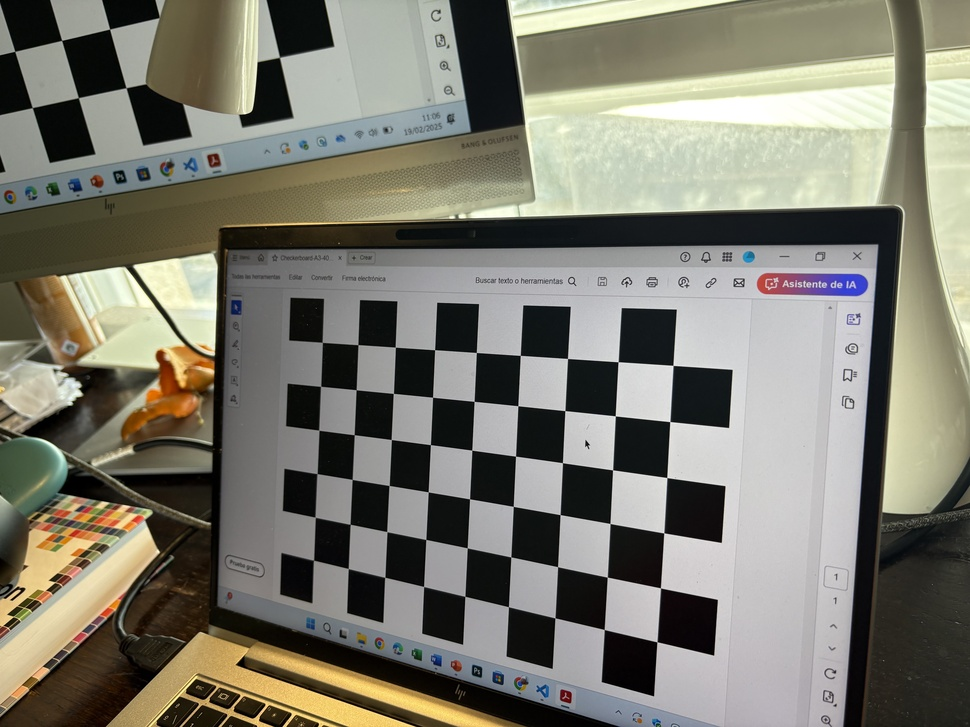
#> input picture S05/HandsOn/chess1.jpeg, 970 x 727 px, shrunk from 5712 x 4284 before the run; its folder holds only this picture in this run
$ python calibracion.py
#> lines starting #> are read from the running program, lines starting #| are printed output that depends on the picture; after the words box and inside, x2 and y2 are one past the last pixel; in counts of white or black regions, pixels touching at a corner belong together; long printed decimals are rounded
import numpy as np
import cv2
import glob


def calibrar_camara(ruta_imagenes, patron_size=(9, 6)):
    """
    Función para calibrar una cámara usando imágenes de un tablero de ajedrez

    Parámetros:
    ruta_imagenes: String con la ruta a las imágenes (ej: './calibracion/*.jpeg')
    patron_size: Tupla con el número de esquinas internas del tablero (ancho, alto)

    Retorna:
    ret: Bool indicando si la calibración fue exitosa
    mtx: Matriz de la cámara
    dist: Coeficientes de distorsión
    rvecs: Vectores de rotación
    tvecs: Vectores de traslación
    """
#> called with ruta_imagenes = '*.jpeg', patron_size = (9, 6)

    # Preparar puntos objeto 3D
    objp = np.zeros((patron_size[0] * patron_size[1], 3), np.float32)
    objp[:, :2] = np.mgrid[0:patron_size[0], 0:patron_size[1]].T.reshape(-1, 2)

    # Arrays para almacenar puntos objeto y puntos imagen
    objpoints = []  # Puntos 3D en espacio real
    imgpoints = []  # Puntos 2D en el plano de la imagen

    # Obtener lista de imágenes
    imagenes = glob.glob(ruta_imagenes)

    for fname in imagenes:
        # Leer imagen
        img = cv2.imread(fname)
#> img is the input picture: shape (727, 970, 3); mean B, G, R 111.7, 123.4, 125.1
        gray = cv2.cvtColor(img, cv2.COLOR_BGR2GRAY)
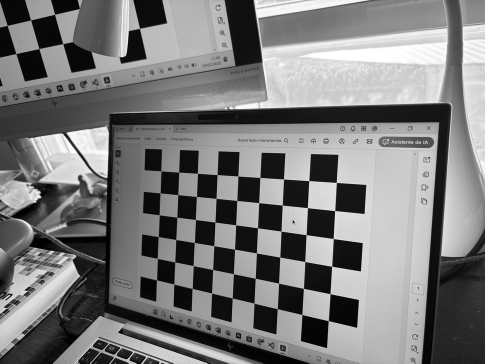
#> gray: shape (727, 970) (shown at 1/2 size); min 0, max 255, mean 122.5

        # Encontrar esquinas del tablero
        ret, corners = cv2.findChessboardCorners(gray, patron_size, None)
#> ret = True; corners = 54 rows, first 8: [322.3, 342.4], [357.9, 344.6], [395.3, 347.2], [434.6, 349.7], [476.4, 352.5], [520.3, 355.4], [567.5, 358.5], [618.1, 361.7]

        if ret:
            # Refinar las esquinas encontradas
            criteria = (cv2.TERM_CRITERIA_EPS +
                        cv2.TERM_CRITERIA_MAX_ITER, 30, 0.001)
            corners2 = cv2.cornerSubPix(
                gray, corners, (11, 11), (-1, -1), criteria)
#> corners2 = 54 rows, first 8: [322.3, 342.3], [357.9, 344.6], [395.3, 347.1], [434.6, 349.7], [476.3, 352.5], [520.3, 355.4], [567.5, 358.5], [618.1, 361.7]

            # Agregar puntos
            objpoints.append(objp)
            imgpoints.append(corners2)

            # Dibujar y mostrar las esquinas
            cv2.drawChessboardCorners(img, patron_size, corners2, ret)
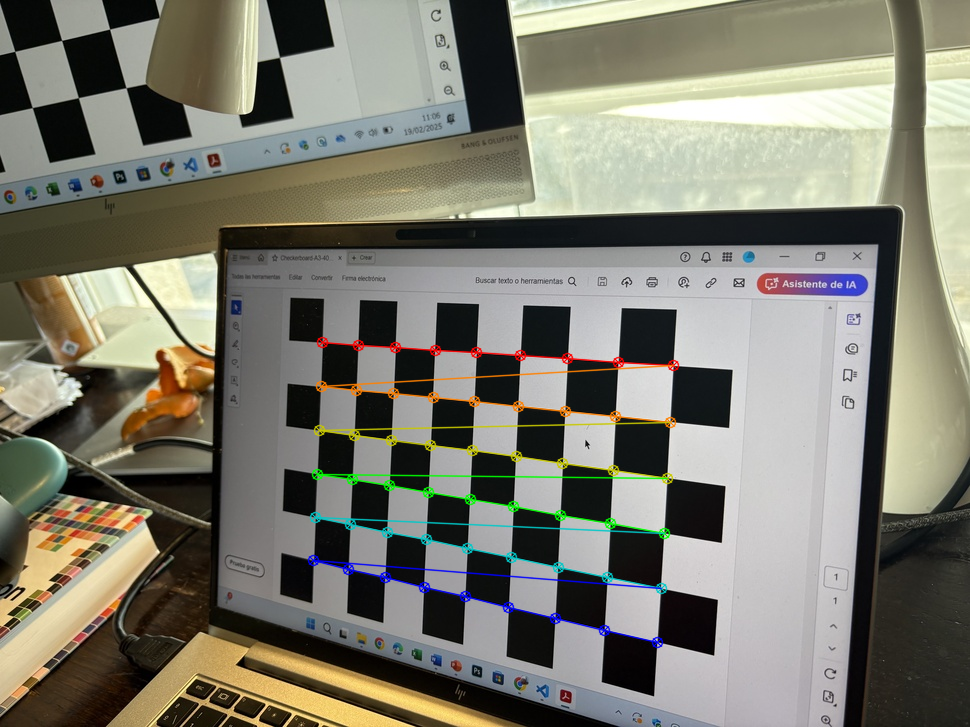
#> img: shape (727, 970, 3); 2.23% of pixels changed, all inside (x1, y1, x2, y2) = (307, 336, 680, 649)
            cv2.imshow('Esquinas detectadas', img)
            cv2.waitKey(500)

    cv2.destroyAllWindows()

    # Calibrar cámara
    ret, mtx, dist, rvecs, tvecs = cv2.calibrateCamera(
        objpoints, imgpoints, gray.shape[::-1], None, None
    )
#> ret = 0.204; mtx = [[2296.4, 0, 482.6], [0, 1364.8, 387.2], [0, 0, 1]]; dist = [[1.62, -58.06, -0.00968, -0.00214, 637.1]]; rvecs = ([0.055, 1.02, 0.0637],); tvecs = ([-2.16, -1.02, 31.22],)

    return ret, mtx, dist, rvecs, tvecs


# Ejemplo de uso
if __name__ == "__main__":
    # Ruta a las imágenes de calibración
    ruta_imagenes = '*.jpeg'
    # Calibrar cámara
    ret, mtx, dist, rvecs, tvecs = calibrar_camara(ruta_imagenes)
#> ret = 0.204; dist = [[1.62, -58.06, -0.00968, -0.00214, 637.1]]; rvecs = ([0.055, 1.02, 0.0637],); tvecs = ([-2.16, -1.02, 31.22],)

    if ret:
        print("Calibración exitosa!")
        print("\nMatriz de la cámara:")
        print(mtx)
#| [[2.29635267e+03 0.00000000e+00 4.82559538e+02]
#|  [0.00000000e+00 1.36476988e+03 3.87209178e+02]
#|  [0.00000000e+00 0.00000000e+00 1.00000000e+00]]
        print("\nCoeficientes de distorsión:")
        print(dist)
#| [[ 1.62010146e+00 -5.80559151e+01 -9.67750942e-03 -2.14007226e-03
#|    6.37122313e+02]]
    else:
        print("La calibración falló")

# Para usar los parámetros de calibración en una imagen:


# [5 lines left out: function undistort_imagen, not called in this run]

$ run again, on S05/HandsOn/chess5.jpeg
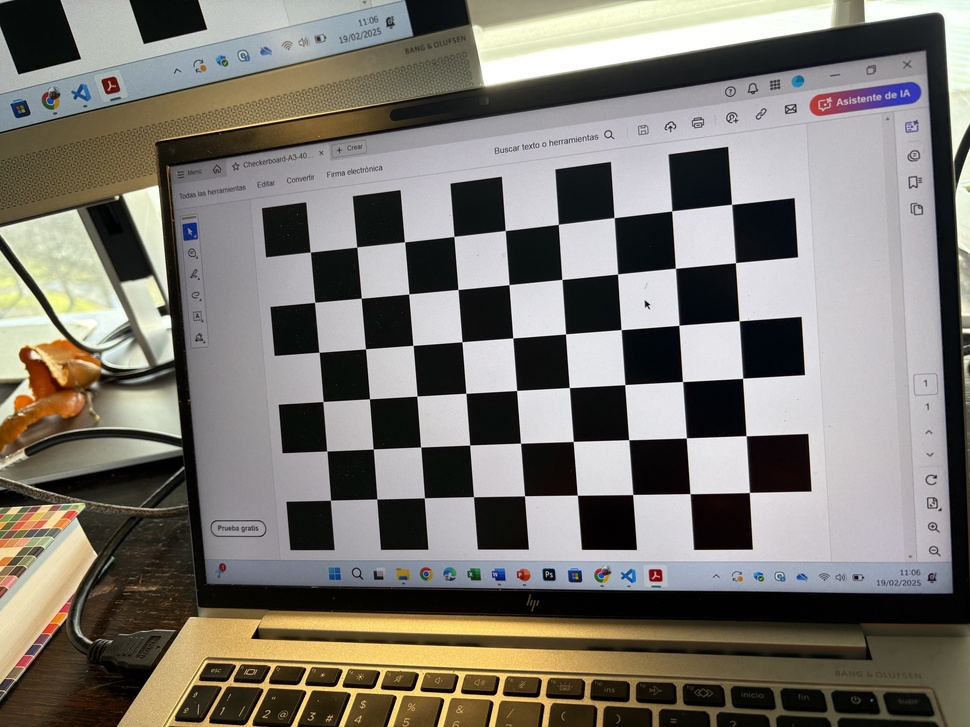
#> input picture S05/HandsOn/chess5.jpeg, 970 x 727 px, shrunk from 5712 x 4284 before the run
#> in calibrar_camara, img is the input picture: shape (727, 970, 3); mean B, G, R 112.1, 119.8, 124.1
#> in calibrar_camara, `gray = cv2.cvtColor(img, cv2.COLOR_BGR2GRAY)`:
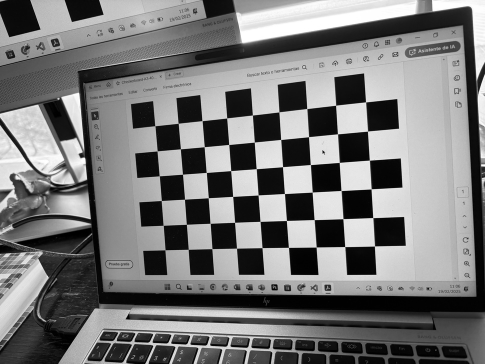
#> gray: shape (727, 970) (shown at 1/2 size); min 0, max 255, mean 120.2
#> in calibrar_camara, `ret, corners = cv2.findChessboardCorners(gray, patron_size, None)`: ret = True; corners = 54 rows, first 8: [310.3, 252.1], [356.7, 247.1], [404.5, 241.9], [453.9, 236.4], [505.2, 230.5], [558.3, 224.4], [614, 217.6], [671.6, 211]
#> corners2 = 54 rows, first 8: [310.3, 252], [356.8, 247], [404.5, 241.8], [453.9, 236.4], [505.3, 230.5], [558.4, 224.3], [614.1, 217.6], [671.7, 210.9]
#> in calibrar_camara, `cv2.drawChessboardCorners(img, patron_size, corners2, ret)`:
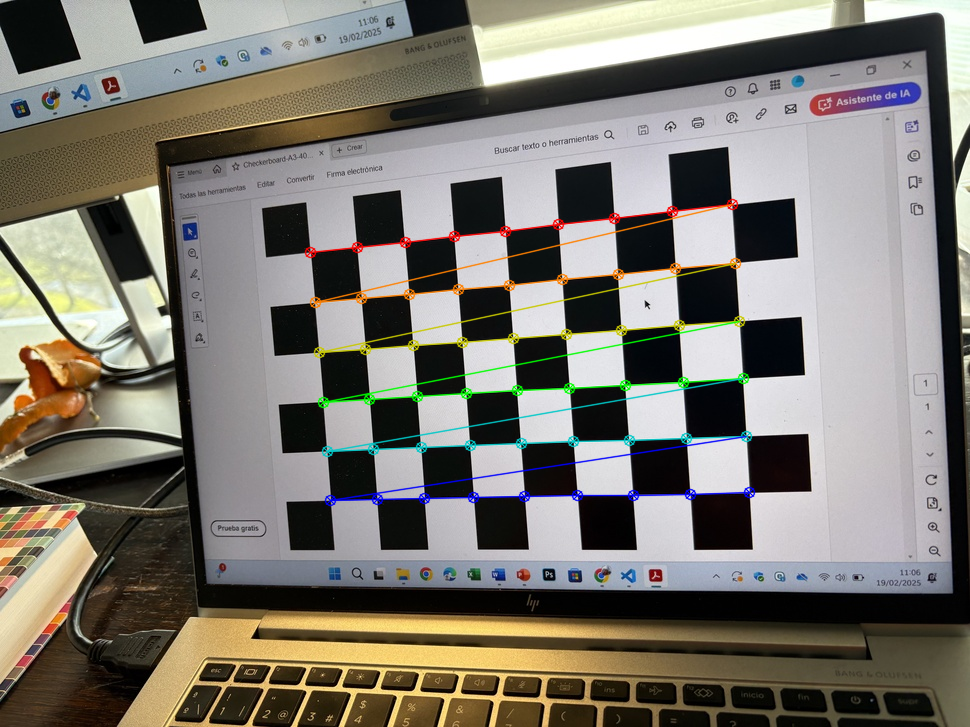
#> img: shape (727, 970, 3); 2.57% of pixels changed, all inside (x1, y1, x2, y2) = (304, 198, 756, 507)
#> in calibrar_camara, `ret, mtx, dist, rvecs, tvecs = cv2.calibrateCamera( objpoints, imgpoin..`: ret = 0.122; mtx = [[755.8, 0, 473.8], [0, 755.8, 371.1], [0, 0, 1]]; dist = [[0.288, -1.75, 0.000765, -0.00175, 3.06]]; rvecs = ([0.0483, 0.267, -0.0687],); tvecs = ([-3.26, -2.38, 15.27],)
#> `ret, mtx, dist, rvecs, tvecs = calibrar_camara(ruta_imagenes)`: ret = 0.122; mtx = [[755.8, 0, 473.8], [0, 755.8, 371.1], [0, 0, 1]]; dist = [[0.288, -1.75, 0.000765, -0.00175, 3.06]]; rvecs = ([0.0483, 0.267, -0.0687],); tvecs = ([-3.26, -2.38, 15.27],)
#| [[755.825   0.         473.808]
#|  [  0.         755.790 371.144]
#|  [  0.           0.           1.        ]]
#| [[ 2.87676776e-01 -1.74913690e+00  7.65046504e-04 -1.75194383e-03
#|    3.05550572e+00]]

$ run again, on S05/HandsOn/chess2.jpeg
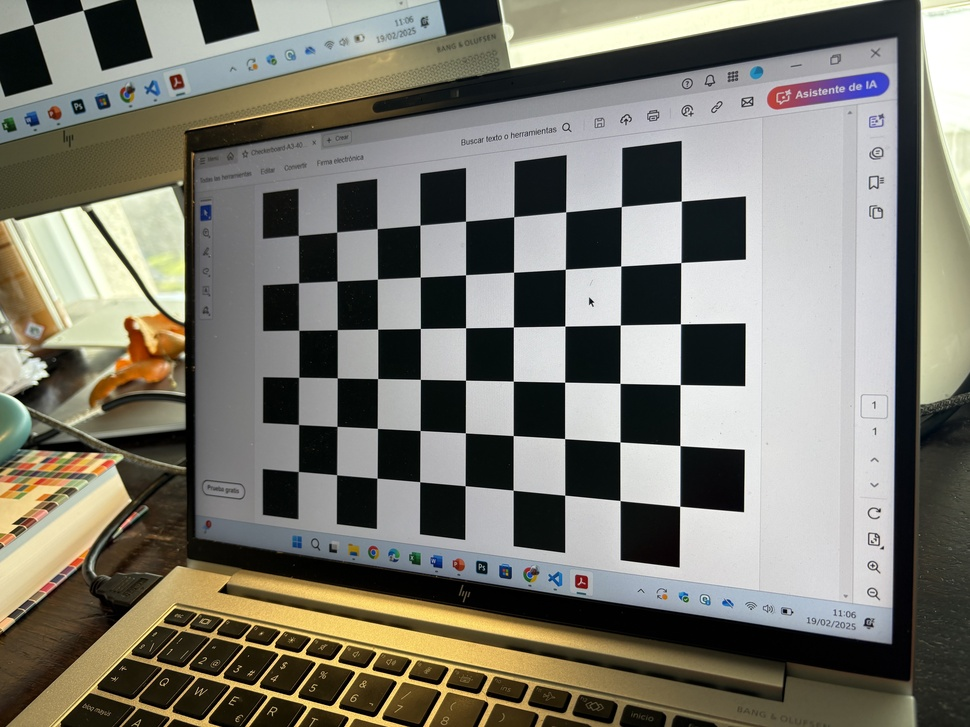
#> input picture S05/HandsOn/chess2.jpeg, 970 x 727 px, shrunk from 5712 x 4284 before the run
#> in calibrar_camara, img is the input picture: shape (727, 970, 3); mean B, G, R 110.7, 121, 123.1
#> in calibrar_camara, `gray = cv2.cvtColor(img, cv2.COLOR_BGR2GRAY)`:
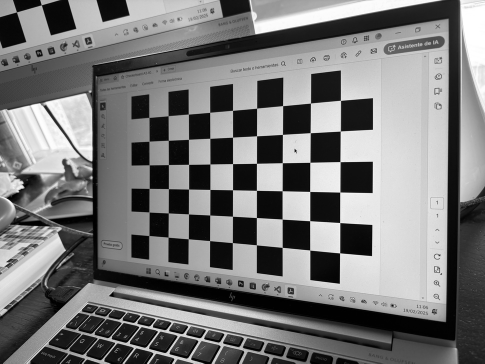
#> gray: shape (727, 970) (shown at 1/2 size); min 0, max 255, mean 120.4
#> in calibrar_camara, `ret, corners = cv2.findChessboardCorners(gray, patron_size, None)`: ret = True; corners = 54 rows, first 8: [298.4, 235.4], [336.6, 232.2], [377.2, 228.7], [420, 225.2], [465.5, 221.2], [513.7, 216.8], [565.7, 211.8], [621.3, 206.6]
#> corners2 = 54 rows, first 8: [298.3, 235.3], [336.7, 232.1], [377.1, 228.6], [419.9, 225.1], [465.5, 221.2], [513.7, 216.7], [565.7, 211.8], [621.4, 206.6]
#> in calibrar_camara, `cv2.drawChessboardCorners(img, patron_size, corners2, ret)`:
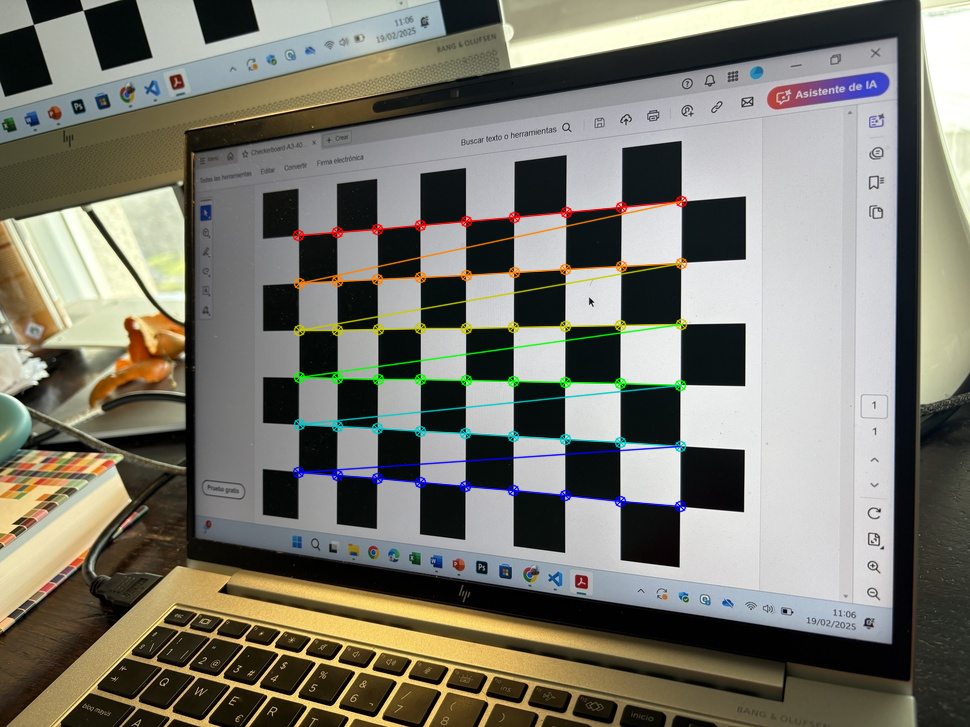
#> img: shape (727, 970, 3); 2.4% of pixels changed, all inside (x1, y1, x2, y2) = (292, 195, 688, 513)
#> in calibrar_camara, `ret, mtx, dist, rvecs, tvecs = cv2.calibrateCamera( objpoints, imgpoin..`: ret = 0.122; mtx = [[699.2, 0, 490.1], [0, 702.9, 363.6], [0, 0, 1]]; dist = [[0.279, -1.56, 2.25e-05, -0.00202, 2.07]]; rvecs = ([0.0102, 0.446, 0.00482],); tvecs = ([-4.07, -2.71, 15.09],)
#> `ret, mtx, dist, rvecs, tvecs = calibrar_camara(ruta_imagenes)`: ret = 0.122; mtx = [[699.2, 0, 490.1], [0, 702.9, 363.6], [0, 0, 1]]; dist = [[0.279, -1.56, 2.25e-05, -0.00202, 2.07]]; rvecs = ([0.0102, 0.446, 0.00482],); tvecs = ([-4.07, -2.71, 15.09],)
#| [[699.183   0.         490.063]
#|  [  0.         702.907 363.624]
#|  [  0.           0.           1.        ]]
#| [[ 2.79245165e-01 -1.55849399e+00  2.25391001e-05 -2.01735605e-03
#|    2.06738294e+00]]
